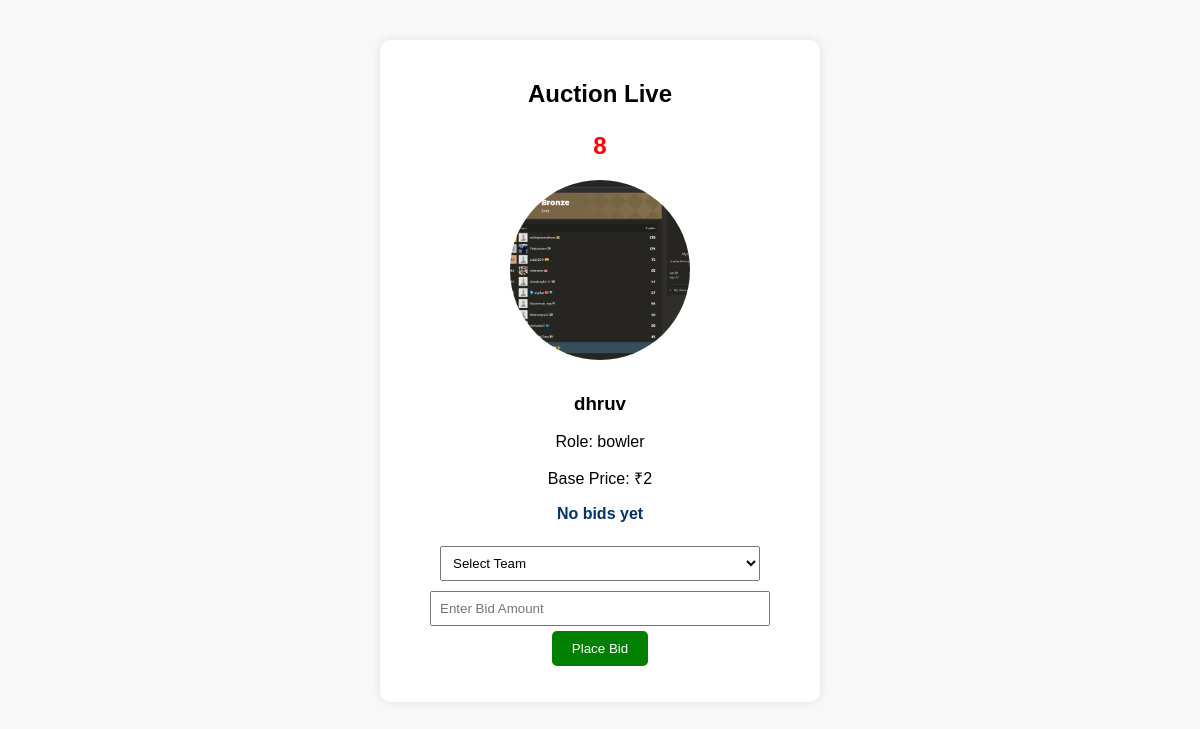
The page /auction on the database its author committed.
### tables this page shows
CREATE TABLE players(
            id INTEGER PRIMARY KEY AUTOINCREMENT,
            name TEXT,
            phone TEXT,
            base_price TEXT,
            role TEXT,
            image_filename TEXT,
            sold integer default 0
        , team_id INTEGER, sold_price REAL);

### app.py (the view)
@app.route('/auction')
def auction():
    with get_db() as conn:
        cursor = conn.cursor()
        cursor.execute('''
            SELECT id, name, base_price, role, image_filename
            FROM players WHERE sold = 0 ORDER BY id LIMIT 1
        ''')
        current_player = cursor.fetchone()
        cursor.execute("SELECT id, team_name FROM teams")
        all_teams = cursor.fetchall()
    if not current_player:
        return render_template('auction_done.html')
    return render_template('auction_live.html', player=current_player, teams=all_teams)

### app.py (called while the page is built)
@contextmanager
def get_db():
    conn = sqlite3.connect(DB_PATH)
    try:
        yield conn
    finally:
        conn.close()

### templates/auction_live.html (shortened to what this page needs)
<!DOCTYPE html>
<html lang="en">
<head>
</head>
<body>
    <div class="container">
        <h2>Auction Live</h2>
        <h3 id="timer">10</h3>
        <img src="{{ url_for('static', filename='uploads/' + player[4]) if player[4] else 'npl_logo.png' }}" alt="Player">
        <h3>{{ player[1] }}</h3>
        <p>Role: {{ player[3] }}</p>
        <p>Base Price: ₹{{ player[2] }}</p>
        <p id="current_bid">No bids yet</p>
        <form id="bidForm">
            <select id="team_id" required>
                <option value="" disabled selected>Select Team</option>
            </select>
            <input type="number" id="bid_amount" placeholder="Enter Bid Amount" min="{{ player[2] }}" required>
            <button type="submit">Place Bid</button>
        </form>
    </div>
</body>
</html>

### templates/auction_live.html (style rules this page uses)
body { font-family: Arial; text-align: center; background: #f8f8f8; }
img { width: 180px; height: 180px; border-radius: 50%; margin: 10px; object-fit: cover; }
.container { background: white; width: 400px; margin: 40px auto; padding: 20px; border-radius: 10px; box-shadow: 0 0 10px rgba(0,0,0,0.1); }
button { padding: 10px 20px; background: green; color: white; border: none; border-radius: 5px; cursor: pointer; }
select, input { padding: 8px; width: 80%; margin: 5px 0; }
#timer { font-size: 24px; color: red; margin-bottom: 10px; }
#current_bid { font-weight: bold; color: #003366; min-height: 1.2em; }

### rows shown on the page
players: image_filename (picture), name "dhruv", role "bowler", base_price "2"
